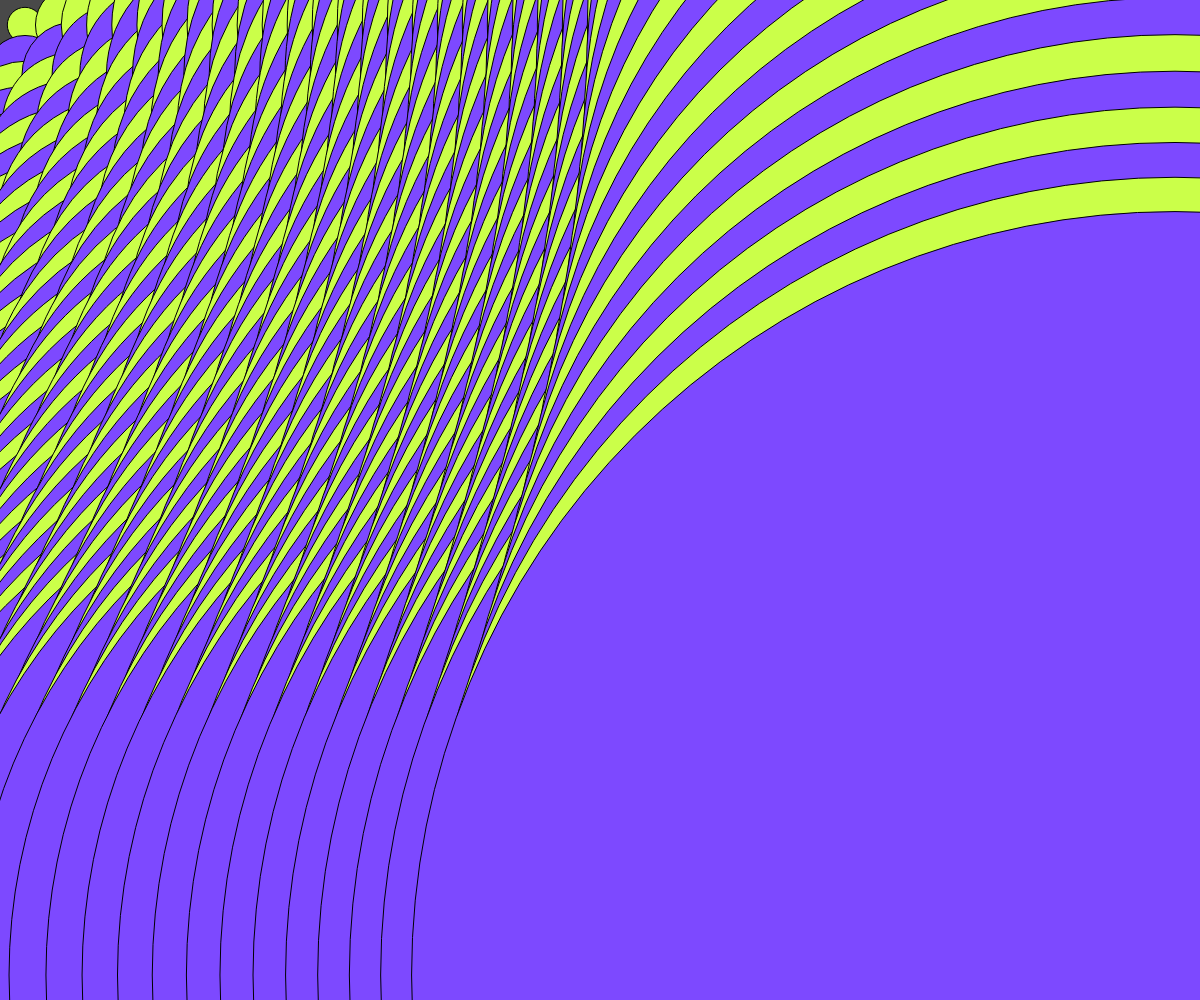
Frame 1 (no input)
Frame 60 (no input): identical to frame 1, image omitted
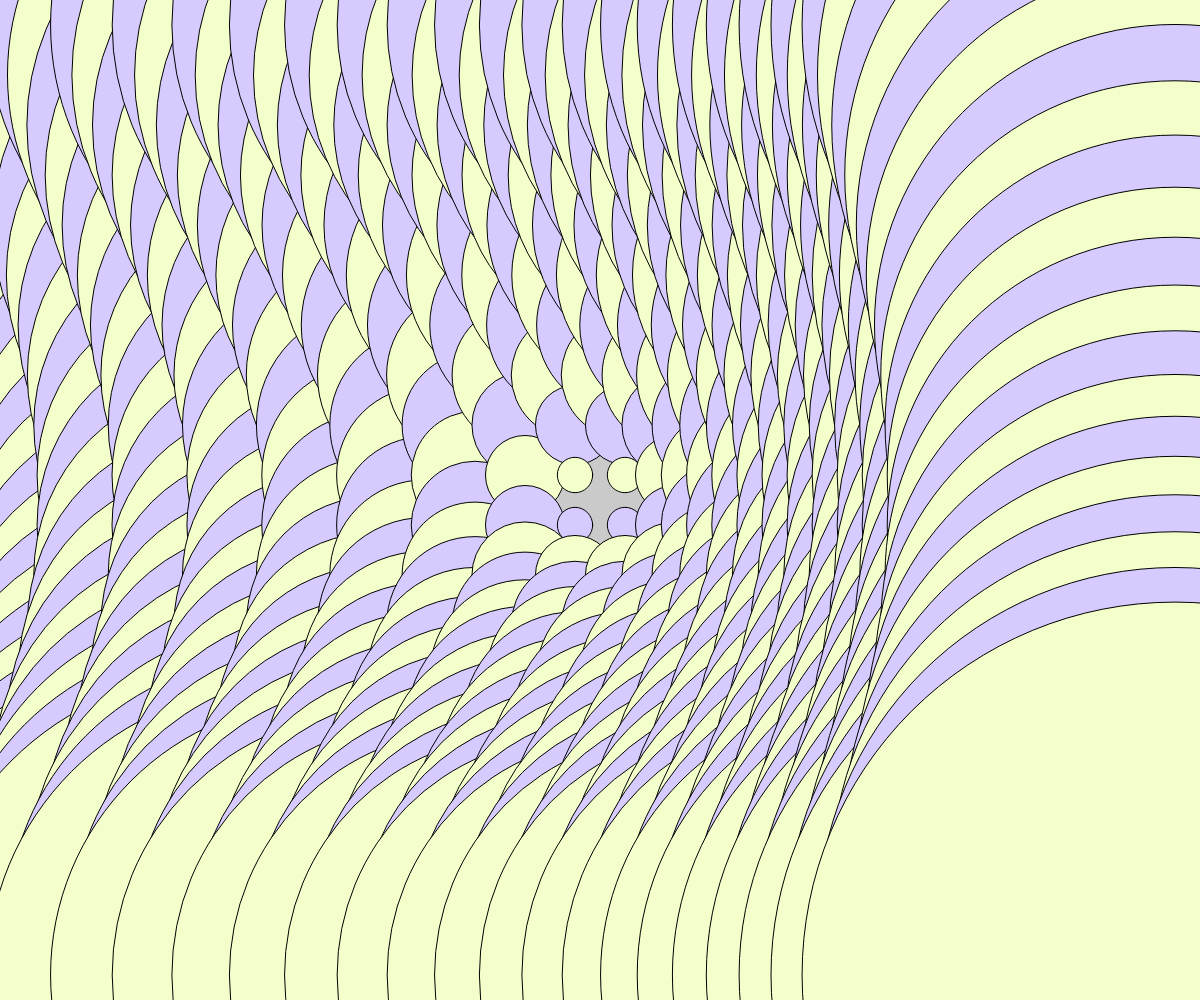
Frame 120 (the mouse pressed at the canvas centre since frame 60)

The p5.js sketch that drew these frames (run headless with seeded random() and noise() and a simulated clock; from frame 60 on, the mouse is pressed at the canvas centre):

// p5.js sketch
// ── sketch.js
var canvas;

var circleSize = 50;
var color1;
var color2;
var colorBg;

function windowResized(){
  resizeCanvas(windowWidth,windowHeight);
}

function setup() {
  //CANVAS
  canvas = createCanvas(windowWidth, windowHeight);
  canvas.position(0,0);
  canvas.style('z-index','-1');

  //Set random value

  //Set colors
  setColors();
}

function setColors() {
  r = random(100);

  colorMode(HSB, 100);
  color1 = color(r, r, 100);
  color2 = color((r + 50) % 100, r, 100);
  colorBg = color(0, 0, 100 - r);
}

function mousePressed(){
  setColors();
}

function draw() {
  background(colorBg);

  drawCircles();
}

function drawCircles() {
  sizeX = Math.floor(windowWidth / circleSize);
  sizeY = Math.floor(windowHeight / circleSize);

  offsetX = circleSize / 2;
  offsetY = circleSize / 2;

  var colorSwitch = false;
  fill(color2);

  for (var x = 0; x < sizeX; x++) {
    for (var y = 0; y < sizeY; y++) {
      if (colorSwitch) fill(color1);
      else fill(color2);
      colorSwitch = !colorSwitch;
      //Calculate circle position
      posX = offsetX + circleSize * x;
      posY = offsetY + circleSize * y;

      //Calculate circle size

      circle(posX, posY, dist(posX, posY, mouseX, mouseY));
    }
  }
}
